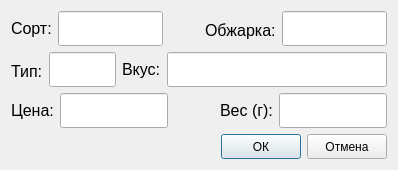
<?xml version="1.0" encoding="UTF-8"?>
<ui version="4.0">
 <class>addEditCoffeeForm</class>
 <widget class="QDialog" name="addEditCoffeeForm">
  <property name="geometry">
   <rect>
    <x>0</x>
    <y>0</y>
    <width>398</width>
    <height>170</height>
   </rect>
  </property>
  <property name="minimumSize">
   <size>
    <width>398</width>
    <height>170</height>
   </size>
  </property>
  <property name="maximumSize">
   <size>
    <width>400</width>
    <height>182</height>
   </size>
  </property>
  <property name="font">
   <font>
    <pointsize>9</pointsize>
   </font>
  </property>
  <property name="windowTitle">
   <string>Информация о кофе</string>
  </property>
  <layout class="QVBoxLayout" name="verticalLayout">
   <item>
    <layout class="QHBoxLayout" name="horizontalLayout_9">
     <item>
      <layout class="QHBoxLayout" name="horizontalLayout_7">
       <item>
        <layout class="QHBoxLayout" name="horizontalLayout">
         <item>
          <widget class="QLabel" name="label_5">
           <property name="maximumSize">
            <size>
             <width>16777215</width>
             <height>20</height>
            </size>
           </property>
           <property name="font">
            <font>
             <pointsize>12</pointsize>
            </font>
           </property>
           <property name="text">
            <string>Сорт:</string>
           </property>
          </widget>
         </item>
         <item>
          <widget class="QLineEdit" name="title">
           <property name="minimumSize">
            <size>
             <width>40</width>
             <height>35</height>
            </size>
           </property>
           <property name="font">
            <font>
             <pointsize>9</pointsize>
            </font>
           </property>
          </widget>
         </item>
        </layout>
       </item>
      </layout>
     </item>
     <item>
      <spacer name="horizontalSpacer">
       <property name="orientation">
        <enum>Qt::Horizontal</enum>
       </property>
       <property name="sizeHint" stdset="0">
        <size>
         <width>40</width>
         <height>20</height>
        </size>
       </property>
      </spacer>
     </item>
     <item>
      <layout class="QHBoxLayout" name="horizontalLayout_2">
       <item>
        <widget class="QLabel" name="label">
         <property name="minimumSize">
          <size>
           <width>0</width>
           <height>25</height>
          </size>
         </property>
         <property name="maximumSize">
          <size>
           <width>16777215</width>
           <height>20</height>
          </size>
         </property>
         <property name="font">
          <font>
           <pointsize>12</pointsize>
          </font>
         </property>
         <property name="text">
          <string>Обжарка:</string>
         </property>
        </widget>
       </item>
       <item>
        <widget class="QLineEdit" name="roasting">
         <property name="minimumSize">
          <size>
           <width>0</width>
           <height>35</height>
          </size>
         </property>
         <property name="font">
          <font>
           <pointsize>9</pointsize>
          </font>
         </property>
        </widget>
       </item>
      </layout>
     </item>
    </layout>
   </item>
   <item>
    <layout class="QHBoxLayout" name="horizontalLayout_10">
     <item>
      <layout class="QHBoxLayout" name="horizontalLayout_3">
       <item>
        <widget class="QLabel" name="label_3">
         <property name="minimumSize">
          <size>
           <width>0</width>
           <height>25</height>
          </size>
         </property>
         <property name="maximumSize">
          <size>
           <width>16777215</width>
           <height>20</height>
          </size>
         </property>
         <property name="font">
          <font>
           <pointsize>12</pointsize>
          </font>
         </property>
         <property name="text">
          <string>Тип:</string>
         </property>
        </widget>
       </item>
       <item>
        <widget class="QLineEdit" name="type">
         <property name="minimumSize">
          <size>
           <width>0</width>
           <height>35</height>
          </size>
         </property>
         <property name="font">
          <font>
           <pointsize>9</pointsize>
          </font>
         </property>
        </widget>
       </item>
      </layout>
     </item>
     <item>
      <spacer name="horizontalSpacer_2">
       <property name="orientation">
        <enum>Qt::Horizontal</enum>
       </property>
       <property name="sizeHint" stdset="0">
        <size>
         <width>40</width>
         <height>20</height>
        </size>
       </property>
      </spacer>
     </item>
     <item>
      <layout class="QHBoxLayout" name="horizontalLayout_5">
       <item>
        <widget class="QLabel" name="label_4">
         <property name="maximumSize">
          <size>
           <width>16777215</width>
           <height>20</height>
          </size>
         </property>
         <property name="font">
          <font>
           <pointsize>12</pointsize>
          </font>
         </property>
         <property name="text">
          <string>Вкус:</string>
         </property>
        </widget>
       </item>
       <item>
        <widget class="QLineEdit" name="description">
         <property name="minimumSize">
          <size>
           <width>220</width>
           <height>35</height>
          </size>
         </property>
         <property name="font">
          <font>
           <pointsize>9</pointsize>
          </font>
         </property>
        </widget>
       </item>
      </layout>
     </item>
    </layout>
   </item>
   <item>
    <layout class="QHBoxLayout" name="horizontalLayout_11">
     <item>
      <layout class="QHBoxLayout" name="horizontalLayout_4">
       <item>
        <widget class="QLabel" name="line">
         <property name="maximumSize">
          <size>
           <width>16777215</width>
           <height>20</height>
          </size>
         </property>
         <property name="font">
          <font>
           <pointsize>12</pointsize>
          </font>
         </property>
         <property name="text">
          <string>Цена:</string>
         </property>
        </widget>
       </item>
       <item>
        <widget class="QLineEdit" name="price">
         <property name="minimumSize">
          <size>
           <width>0</width>
           <height>35</height>
          </size>
         </property>
         <property name="font">
          <font>
           <pointsize>9</pointsize>
          </font>
         </property>
        </widget>
       </item>
      </layout>
     </item>
     <item>
      <spacer name="horizontalSpacer_3">
       <property name="orientation">
        <enum>Qt::Horizontal</enum>
       </property>
       <property name="sizeHint" stdset="0">
        <size>
         <width>40</width>
         <height>20</height>
        </size>
       </property>
      </spacer>
     </item>
     <item>
      <layout class="QHBoxLayout" name="horizontalLayout_6">
       <item>
        <widget class="QLabel" name="label_6">
         <property name="maximumSize">
          <size>
           <width>16777215</width>
           <height>20</height>
          </size>
         </property>
         <property name="font">
          <font>
           <pointsize>12</pointsize>
          </font>
         </property>
         <property name="text">
          <string>Вес (г):</string>
         </property>
        </widget>
       </item>
       <item>
        <widget class="QLineEdit" name="size">
         <property name="minimumSize">
          <size>
           <width>0</width>
           <height>35</height>
          </size>
         </property>
         <property name="font">
          <font>
           <pointsize>9</pointsize>
          </font>
         </property>
        </widget>
       </item>
      </layout>
     </item>
    </layout>
   </item>
   <item>
    <layout class="QHBoxLayout" name="horizontalLayout_12">
     <item>
      <spacer name="horizontalSpacer_4">
       <property name="orientation">
        <enum>Qt::Horizontal</enum>
       </property>
       <property name="sizeHint" stdset="0">
        <size>
         <width>40</width>
         <height>20</height>
        </size>
       </property>
      </spacer>
     </item>
     <item>
      <widget class="QPushButton" name="accept_btn">
       <property name="minimumSize">
        <size>
         <width>0</width>
         <height>25</height>
        </size>
       </property>
       <property name="text">
        <string>ОК</string>
       </property>
      </widget>
     </item>
     <item>
      <widget class="QPushButton" name="reject_btn">
       <property name="minimumSize">
        <size>
         <width>0</width>
         <height>25</height>
        </size>
       </property>
       <property name="text">
        <string>Отмена</string>
       </property>
      </widget>
     </item>
    </layout>
   </item>
  </layout>
 </widget>
 <resources/>
 <connections/>
</ui>
